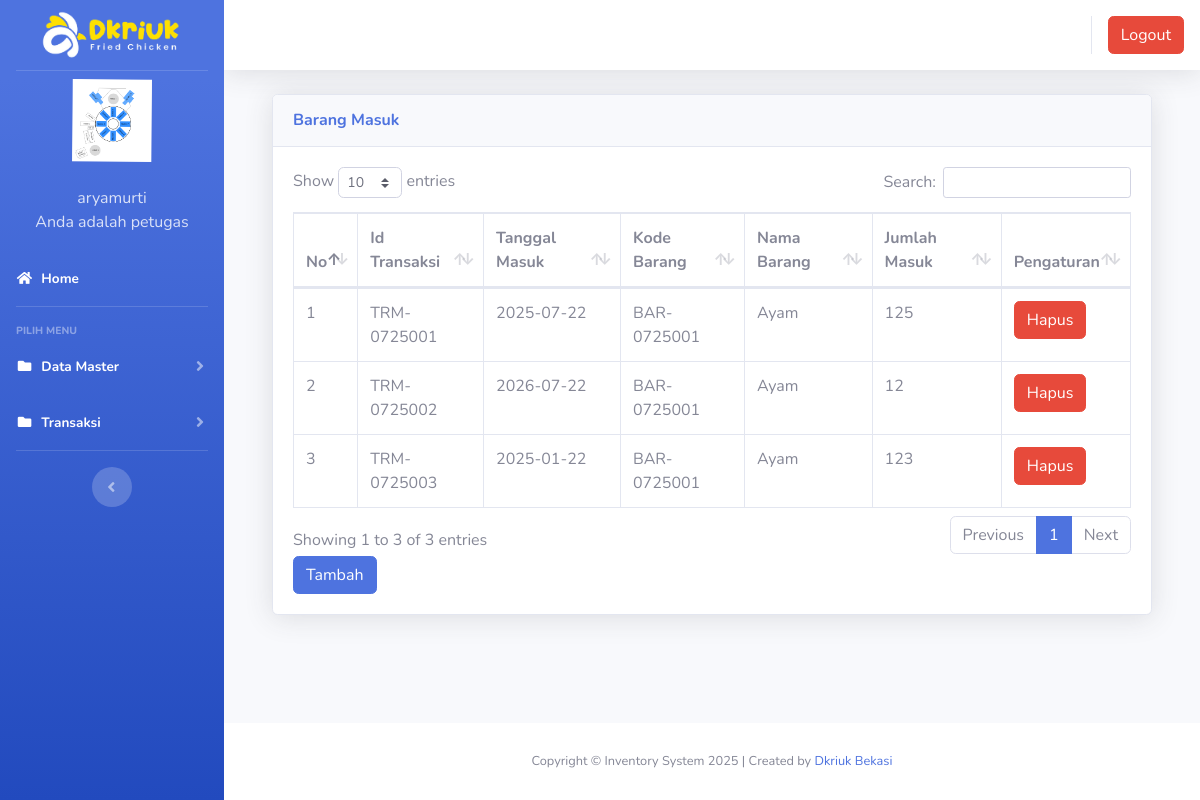
The app's page /index2.php?page=barangmasuk (signed in) with its own data.
### tables this page shows
CREATE TABLE IF NOT EXISTS `users` (
  `id` int(11) NOT NULL AUTO_INCREMENT,
  `nik` varchar(10) NOT NULL,
  `nama` varchar(100) NOT NULL,
  `alamat` varchar(200) NOT NULL,
  `telepon` varchar(100) NOT NULL,
  `username` varchar(100) NOT NULL,
  `password` varchar(100) NOT NULL,
  `level` varchar(25) NOT NULL DEFAULT 'member',
  `foto` varchar(255) NOT NULL,
  PRIMARY KEY (`id`)
);

CREATE TABLE IF NOT EXISTS `barang_masuk` (
  `id` int(11) NOT NULL AUTO_INCREMENT,
  `id_transaksi` varchar(50) NOT NULL,
  `tanggal` date NOT NULL,
  `kode_barang` varchar(50) NOT NULL,
  `nama_barang` varchar(50) NOT NULL,
  `jumlah` int(11) NOT NULL DEFAULT 0,
  PRIMARY KEY (`id`)
);

### page/barangmasuk/barangmasuk.php (the view, shortened to what this page needs)
<div class="container-fluid">
  <div class="card shadow mb-4">
    <div class="card-header py-3">
      <h6 class="m-0 font-weight-bold text-primary">Barang Masuk</h6>
    </div>
    <div class="card-body">
      <div class="table-responsive">
        <table class="table table-bordered" id="dataTable" width="100%" cellspacing="0">
        <thead>
                                <tr>
			<th>No</th>
			<th>Id Transaksi</th>
			<th>Tanggal Masuk</th>
			<th>Kode Barang</th>
			<th>Nama Barang</th>
			<th>Jumlah Masuk</th>
			<th>Pengaturan</th>
                                </tr>
		</thead>
          <tbody>
            <?php
	$no = 1;
	$sql = $koneksi->query("select * from barang_masuk");
	while ($data = $sql->fetch_assoc()) {
	?>
                                <tr>
                                    <td><?php echo $no++; ?></td>
			<td><?php echo $data['id_transaksi'] ?></td>
			<td><?php echo $data['tanggal'] ?></td>
			<td><?php echo $data['kode_barang'] ?></td>
			<td><?php echo $data['nama_barang'] ?></td>
			<td><?php echo $data['jumlah'] ?></td>
			<td>
			<a onclick="return confirm('Apakah anda yakin akan menghapus data ini?')" href="?page=barangmasuk&aksi=hapusbarangmasuk&id_transaksi=<?php echo $data['id_transaksi'] ?>" class="btn btn-danger" >Hapus</a>
			</td>
                                </tr>
	<?php }?>
		   </tbody>
                        </table>
<a href="?page=barangmasuk&aksi=tambahbarangmasuk" class="btn btn-primary" >Tambah</a>
      </div>
    </div>
  </div>
</div>

### index2.php (shortened to what this page needs)
<?php
	$koneksi = new mysqli("localhost","pora5278_fahmi","Au1b839@@","pora5278_inventrizki");
	?>
<!DOCTYPE html>
<html lang="en">
<head>
  <link href="vendor/fontawesome-free/css/all.min.css" rel="stylesheet" type="text/css">
  <link href="css/sb-admin-2.min.css" rel="stylesheet">
  <link href="vendor/datatables/dataTables.bootstrap4.min.css" rel="stylesheet">
</head>
<body id="page-top">
  <div id="wrapper">
    <ul class="navbar-nav bg-gradient-primary sidebar sidebar-dark accordion" id="accordionSidebar">
      <a class="sidebar-brand d-flex align-items-center justify-content-center" href="index3.php">
        <div class="sidebar-brand-text mx-2">
          <img src="img/logodkriuk.png" alt="Logo Image" width="150px"/>
        </div>
      </a>
 <?php
   if ($_SESSION['petugas']) {
	   $user = $_SESSION['petugas'];
   }
   $sql =$koneksi->query("select * from users where id='$user'");
   $data = $sql->fetch_assoc();
   ?>
    <li class="d-flex align-items-center justify-content-center">
        <a class="nav-link">
		 <img src="img/<?php echo $data['foto']?>" class="img-circle" width="80" alt="User"/></a>
	  </li>
		 <li class="nav-item ">
        <a class="nav-link">
         	<div class="d-flex align-items-center justify-content-center" class="name">  <?php echo  $data['nama'];?></div></font>
			<div class="d-flex align-items-center justify-content-center" class="email">Anda adalah <?php echo $data['level'];?></div>
		 </a>
      </li>
      <li class="nav-item active">
        <a class="nav-link" href="?page=home2">
          <i class="fas fa-fw fa-home"></i>
          <span>Home</span></a>
      </li>
      <hr class="sidebar-divider">
      <div class="sidebar-heading">
        Pilih Menu
      </div>
	   <li class="nav-item active">
        <a class="nav-link collapsed" href="#" data-toggle="collapse" data-target="#collapseData" aria-expanded="true" aria-controls="collapseData">
          <i class="fas fa-fw fa-folder"></i>
          <span>Data Master</span>
        </a>
      </li>
	    <li class="nav-item active">
        <a class="nav-link collapsed" href="#" data-toggle="collapse" data-target="#collapsePages" aria-expanded="true" aria-controls="collapsePages">
          <i class="fas fa-fw fa-folder"></i>
          <span>Transaksi</span>
        </a>
      </li>
      <hr class="sidebar-divider d-none d-md-block">
      <div class="text-center d-none d-md-inline">
        <button class="rounded-circle border-0" id="sidebarToggle"></button>
      </div>
    </ul>
    <div id="content-wrapper" class="d-flex flex-column">
      <div id="content">
        <nav class="navbar navbar-expand navbar-light bg-white topbar mb-4 static-top shadow">
          <ul class="navbar-nav ml-auto">
            <li class="nav-item dropdown no-arrow">
			 <div class="top-menu">
        <ul class="nav pull-right top-menu">
       <li><a onclick="return confirm('Apakah anda yakin akan logout?')" class="btn btn-danger" class="logout" href="logout.php">Logout</a></li>
        </ul>
      </div>
            </li>
          </ul>
        </nav>
        <div class="container-fluid">
		 <section class="content">
		      <?php
			   $page = $_GET['page'];
			   $aksi = $_GET['aksi'];
				   if ($page == "barangmasuk") {
				   if ($aksi == "") {
					   include "page/barangmasuk/barangmasuk.php";
				   }
			   }
			   ?>
    </section>
</div>
    </div>
      <footer class="sticky-footer bg-white" style="">
        <div class="container my-auto">
          <div class="copyright text-center my-auto">
          <span>Copyright  &copy; Inventory System 2025 | Created by <a href='https://dkriuk.com/' title='Drkiuk' target='_blank'>Dkriuk Bekasi</a>
            </span>
          </div>
        </div>
      </footer>
  </div>
  </div>
</body>
</html>

### records on screen
users: foto (picture), nama "aryamurti", level "petugas"
barang_masuk: id_transaksi "TRM-0725001", tanggal "2025-07-22", kode_barang "BAR-0725001", nama_barang "Ayam", jumlah "125"
barang_masuk: id_transaksi "TRM-0725002", tanggal "2026-07-22", kode_barang "BAR-0725001", nama_barang "Ayam", jumlah "12"
barang_masuk: id_transaksi "TRM-0725003", tanggal "2025-01-22", kode_barang "BAR-0725001", nama_barang "Ayam", jumlah "123"
